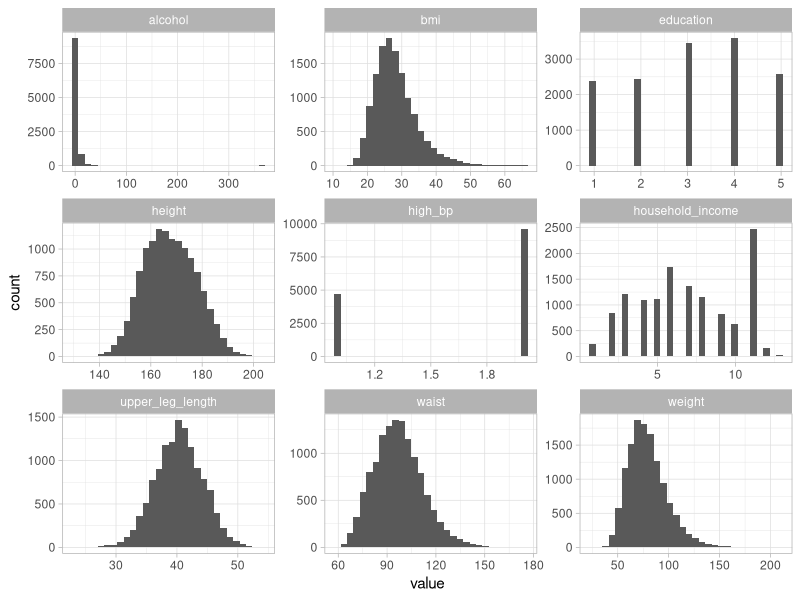
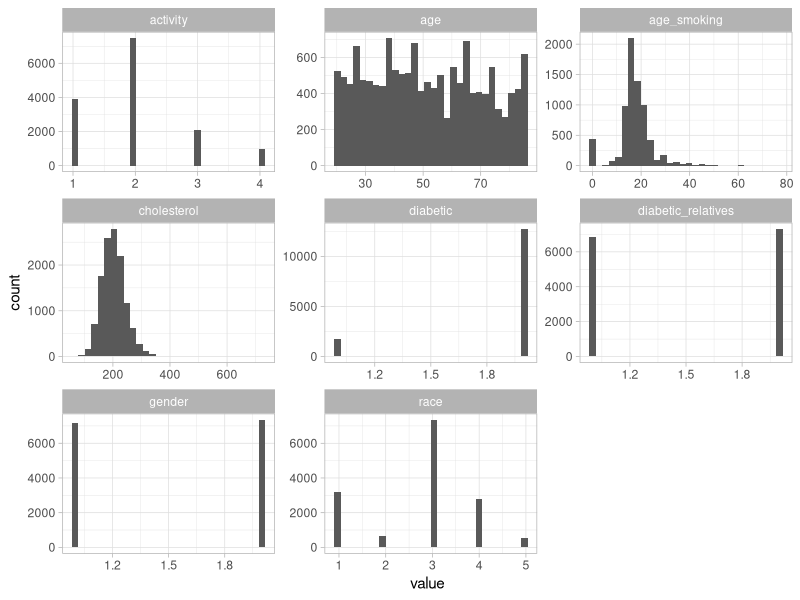

The R script that drew these images, in order: (Note: this script raises an error after producing the figures.)
## ---- chunk 1
# libraries
library(tidyverse)
library(readxl)
# Setwd
setwd("C:/Users/woody/Google Drive/github_repos/826_Advanced_Data_Analysis/hw4")
## ---- chunk 2
# Clean data and save to .RData file
nh_diab <- read.csv('../rawData/nhanes_diabetes.csv', stringsAsFactors = FALSE)
summary(nh_diab)
## ---- chunk 3
nh_diab_plot <- nh_diab %>% gather(key = "covariate", value = "value", -id)
covariate_names <- colnames(nh_diab)

ggplot(nh_diab_plot %>% filter(covariate %in% covariate_names[2:10]), aes(x=value)) + geom_histogram() + facet_wrap(~covariate, scales = "free", ncol=3) + theme_light()

ggplot(nh_diab_plot %>% filter(covariate %in% covariate_names[11:length(covariate_names)]), aes(x=value)) + geom_histogram() + facet_wrap(~covariate, scales = "free", ncol=3) + theme_light()
## ---- chunk 4
nh_diab_plot_diab <- nh_diab %>% gather(key = "covariate", value = "value", -c(id,diabetic))
covariate_names <- unique(nh_diab_plot_diab$covariate)

ggplot(nh_diab_plot %>% filter(covariate %in% covariate_names[1:3]), aes(x=value)) + geom_histogram() + facet_wrap(covariate~diabetic, scales = "free", ncol=2) + theme_light()

ggplot(nh_diab_plot %>% filter(covariate %in% covariate_names[4:6]), aes(x=value)) + geom_histogram() + facet_wrap(covariate~diabetic, scales = "free", ncol=2) + theme_light()

ggplot(nh_diab_plot %>% filter(covariate %in% covariate_names[7:9]), aes(x=value)) + geom_histogram() + facet_wrap(covariate~diabetic, scales = "free", ncol=2) + theme_light()

ggplot(nh_diab_plot %>% filter(covariate %in% covariate_names[10:12]), aes(x=value)) + geom_histogram() + facet_wrap(covariate~diabetic, scales = "free", ncol=2) + theme_light()

ggplot(nh_diab_plot %>% filter(covariate %in% covariate_names[13:15]), aes(x=value)) + geom_histogram() + facet_wrap(covariate~diabetic, scales = "free", ncol=2) + theme_light()

ggplot(nh_diab_plot %>% filter(covariate %in% covariate_names[16]), aes(x=value)) + geom_histogram() + facet_wrap(covariate~diabetic, scales = "free", ncol=2) + theme_light()
## ---- chunk 5
nh_diab$smoker <- ifelse(nh_diab$age_smoking == 0, 0, 1)
nh_diab$income_bins <- ifelse(nh_diab$household_income %in% c(1,2,3,4,13), 'low',
                                   ifelse(nh_diab$household_income %in% c(5,6,7,8,12), 'middle', 'high'))
